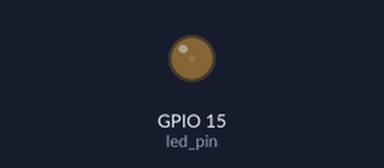
This program was run on a simulated ESP32 board running MicroPython. Parts: output pins drawn as LEDs (lit = HIGH).

Above: at 0.05 s.
At 0.6 s:
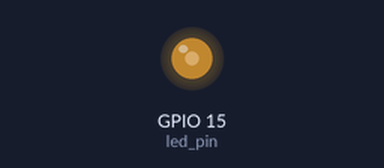
At 1.15 s:
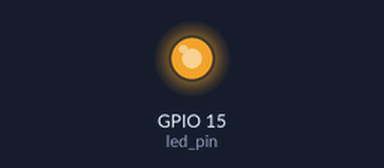
At 2.25 s:
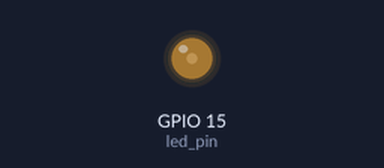
Timing chart, 0 to 5.9 s (numbered marks = the images above):
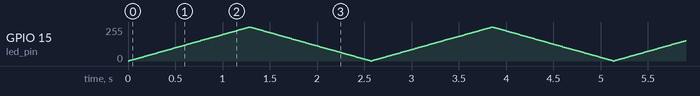

The program:

LED_Fade.py
```python
"""
Fade an LED using PWM on an ESP32 with MicroPython.
Connect an LED (with resistor) to GPIO15, for example.
"""

import machine
import time

# Configure PWM on GPIO15, 5000 Hz frequency
led_pin = machine.Pin(15)
pwm = machine.PWM(led_pin, freq=5000)

while True:
    # Fade up
    for duty_cycle in range(0, 1024, 8):  # from 0 to 1023 in steps
        pwm.duty(duty_cycle)
        time.sleep(0.01)
    # Fade down
    for duty_cycle in range(1023, -1, -8):
        pwm.duty(duty_cycle)
        time.sleep(0.01)
```
